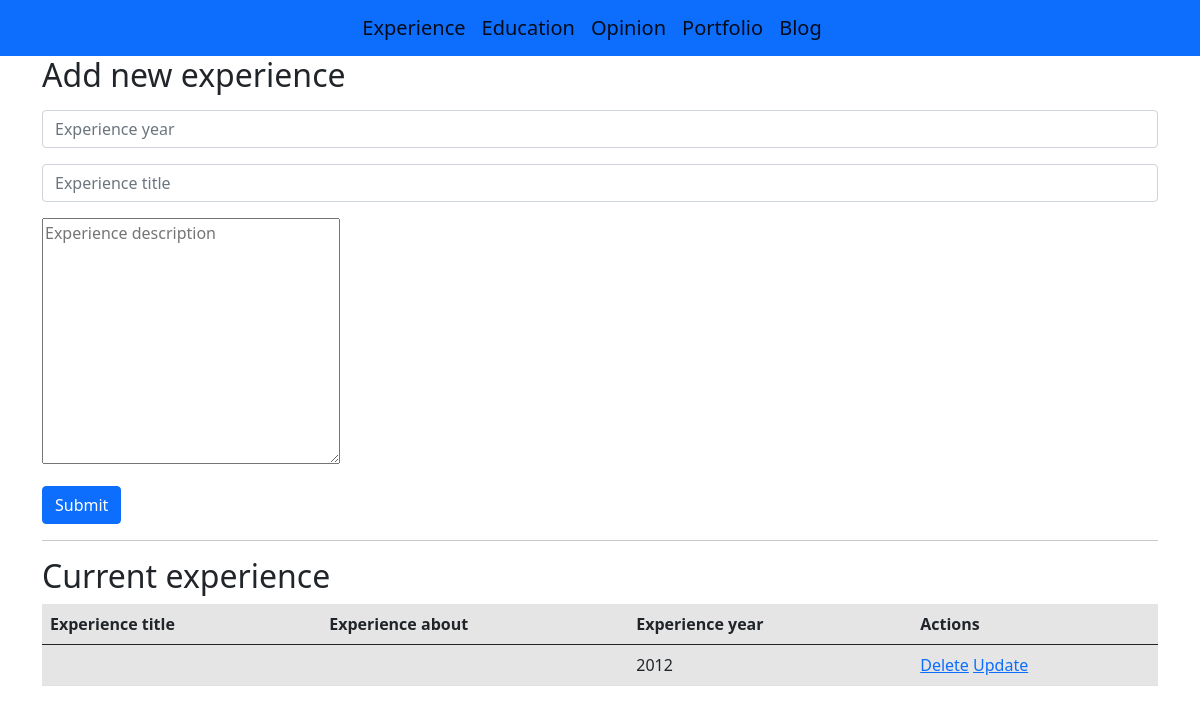
The page /admin/experience on the database as committed earlier.
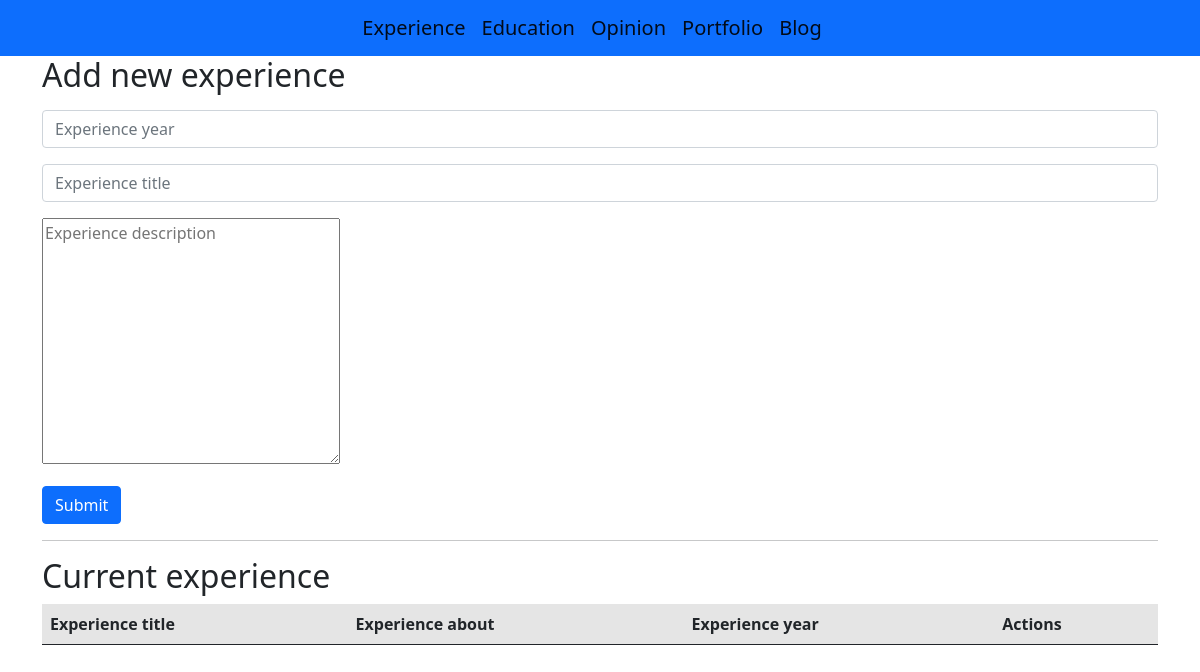
The same page on the database as committed later.
### models.py (models this page shows)
class Experience(db.Model):
    id = db.Column(db.Integer, primary_key=True)
    year = db.Column(db.String(50))
    tittle = db.Column(db.String(50))
    about = db.Column(db.String(200))

### app.py (the view, shortened to what this page needs)
@app.route('/admin/experience',methods=["GET","POST"])
def admin_experience():
    from models import Experience
    experience=Experience.query.all()
    return render_template('admin/exp.html', experience=experience)

### templates/admin/exp.html
{% extends "admin/base.html" %} {% block content %}
<h2>Add new experience</h2>
<form action="/admin/experience" method="POST">
    <div class="mt-3">
        <input type="text" class="form-control" placeholder="Experience year" name="experience_year">
    </div>
    <div class="mt-3">
        <input type="text" class="form-control" placeholder="Experience title" name="experience_title">
    </div>
    <div class="mt-3">
        <textarea name="experience_about" placeholder="Experience description" id="" cols="30" rows="10"></textarea>
    </div>
    <button type="submit" class="btn btn-primary mt-3">Submit</button>
</form>
<hr>
<h2>Current experience</h2>
<table class="table table-active">
    <thead>
        <tr>
            <th scope="col">Experience title</th>
            <th scope="col">Experience about</th>
            <th scope="col">Experience year</th>
            <th scope="col">Actions</th>
        </tr>
    </thead>
    <tbody>
        {% for experience in experience %}
        <tr>
            <td>{{experience.title}}</td>
            <td>{{experience.about}}</td>
            <td>{{experience.year}}</td>
            <td>
                <a href="/admin/experience/delete/{{experience.id}}">Delete</a>
                <a href="/admin/experience/update/{{experience.id}}">Update</a>
            </td>
        </tr>
        {% endfor %}
    </tbody>
</table>
{% endblock %}

### templates/admin/base.html (shortened to what this page needs)
<!DOCTYPE html>
<html lang="en">
<head>
    <link rel="stylesheet" href="https://cdnjs.cloudflare.com/ajax/libs/twitter-bootstrap/5.0.0-beta1/css/bootstrap.min.css" />
    <link rel="stylesheet" href="https://cdnjs.cloudflare.com/ajax/libs/font-awesome/5.15.2/css/all.min.css" />
    <link rel="stylesheet" href="https://cdnjs.cloudflare.com/ajax/libs/font-awesome/5.15.3/css/all.min.css"
    />
</head>
<body>
    <nav class="navbar navbar-light d-flex justify-content-center bg-primary ">
        <a class="navbar-brand" href="/admin/experience">Experience</a>
        <a class="navbar-brand" href="/admin/education">Education</a>
        <a class="navbar-brand" href="/admin/opinion">Opinion</a>
        <a class="navbar-brand" href="/admin/portfolio">Portfolio</a>
        <a class="navbar-brand" href="/admin/blog">Blog</a>
    </nav>
    <div class="container">
        <div class="row">
            <div class="col">
                {% block content %} {% endblock %}
            </div>
        </div>
    </div>
</body>
</html>

Rows that differ between the two databases and show on the page:
removed Experience: year "2012"
